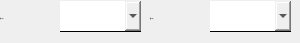
     <widget class="QWidget" name="page_pipe_rect">
      <widget class="QComboBox" name="comboBox_pipe_section_length">
       <property name="geometry">
        <rect>
         <x>60</x>
         <y>1</y>
         <width>81</width>
         <height>31</height>
        </rect>
       </property>
       <property name="font">
        <font>
         <family>黑体</family>
         <pointsize>-1</pointsize>
        </font>
       </property>
       <property name="styleSheet">
        <string notr="true">border:none;
border-bottom:1px solid black;</string>
       </property>
      </widget>
      <widget class="QLabel" name="label_165">
       <property name="geometry">
        <rect>
         <x>0</x>
         <y>3</y>
         <width>61</width>
         <height>31</height>
        </rect>
       </property>
       <property name="font">
        <font>
         <family>黑体</family>
         <pointsize>-1</pointsize>
        </font>
       </property>
       <property name="text">
        <string>长(mm):</string>
       </property>
      </widget>
      <widget class="QComboBox" name="comboBox_section_pipe_width">
       <property name="geometry">
        <rect>
         <x>210</x>
         <y>1</y>
         <width>81</width>
         <height>31</height>
        </rect>
       </property>
       <property name="font">
        <font>
         <family>黑体</family>
         <pointsize>-1</pointsize>
        </font>
       </property>
       <property name="styleSheet">
        <string notr="true">border:none;
border-bottom:1px solid black;</string>
       </property>
      </widget>
      <widget class="QLabel" name="label_166">
       <property name="geometry">
        <rect>
         <x>150</x>
         <y>3</y>
         <width>61</width>
         <height>31</height>
        </rect>
       </property>
       <property name="font">
        <font>
         <family>黑体</family>
         <pointsize>-1</pointsize>
        </font>
       </property>
       <property name="text">
        <string>宽(mm):</string>
       </property>
      </widget>
     </widget>
